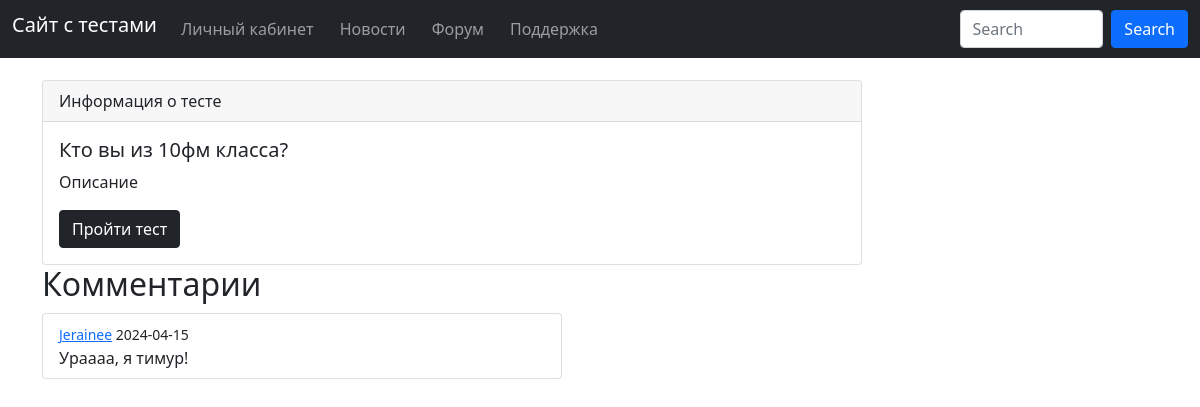
The page /test/1 on the database as committed earlier.
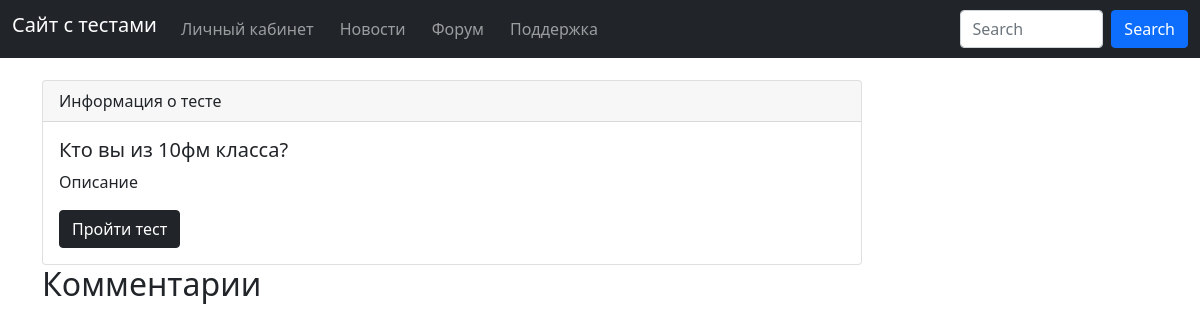
The same page on the database as committed later.
### data/tests_comments.py (models this page shows)
class Comment(SqlAlchemyBase):
    __tablename__ = 'test_comments'
    id = sqlalchemy.Column(sqlalchemy.Integer, primary_key=True, autoincrement=True)
    content = sqlalchemy.Column(sqlalchemy.String, nullable=False)
    author_id = sqlalchemy.Column(sqlalchemy.Integer, sqlalchemy.ForeignKey("users.id"), nullable=True)
    test_id = sqlalchemy.Column(sqlalchemy.Integer, sqlalchemy.ForeignKey("tests.id"))
    date_of_creation = sqlalchemy.Column(sqlalchemy.DateTime, default=datetime.datetime.now().replace(microsecond=0))
    author = orm.relationship('User', overlaps="comments")
    test = orm.relationship('Test', overlaps="comments")

### data/users.py (models this page shows, shortened)
class User(SqlAlchemyBase, UserMixin, SerializerMixin):
    __tablename__ = 'users'
    id = sqlalchemy.Column(sqlalchemy.Integer, primary_key=True, autoincrement=True)
    is_admin = sqlalchemy.Column(sqlalchemy.Boolean, nullable=False)
    name = sqlalchemy.Column(sqlalchemy.String, nullable=False)
    about = sqlalchemy.Column(sqlalchemy.String, nullable=True)
    email = sqlalchemy.Column(sqlalchemy.String, index=True, unique=True, nullable=False)
    hashed_password = sqlalchemy.Column(sqlalchemy.String, nullable=False)
    created_date = sqlalchemy.Column(sqlalchemy.DateTime, default=datetime.datetime.now)
    test_results = sqlalchemy.Column(sqlalchemy.String, nullable=True)
    cat = sqlalchemy.Column(sqlalchemy.String, nullable=True)
    comments = orm.relationship("Comment")
    posts = orm.relationship('ForumPost')

### server.py (the view)
@app.route('/test/<int:i>')
def page(i):
    db_sess = db_session.create_session()
    cur_test = db_sess.query(Test).filter(Test.id == i).first()
    if not cur_test:
        return abort(404)
    return render_template('test_preview.html', test=cur_test)

### data/db_session.py (called while the page is built)
def create_session() -> Session:
    global __factory
    return __factory()

### templates/test_preview.html (shortened to what this page needs)
{% extends 'base.html' %}
{% block content %}
<div class="card" style="max-width: 820px;">
  <div class="card-header">Информация о тесте</div>
  <div class="card-body">
    <h5 class="card-title">{{ test.name }}</h5>
    <p class="card-text">{{ test.description }}</p>
    <a href="/test/{{ test.id }}/0" class="btn btn-dark">Пройти тест</a>
  </div>
</div>
<h2>Комментарии</h2>
{% for comment in test.comments %}
    <div class="list-group" style="margin-top:10px">
        <p class="list-group-item" style="max-width: 520px;">  <small><a href="/account/{{comment.author.id}}">{{comment.author.name}}</a>
                        {{comment.date_of_creation.date()}}</small><br>
            {{comment.content}}<br>
    </div>
{% endfor %}
{% endblock %}

Rows that differ between the two databases and show on the page:
no longer on this page (row edited): Comment: author.name "Jerainee", date_of_creation "2024-04-15", content "Ураааа, я тимур!"
